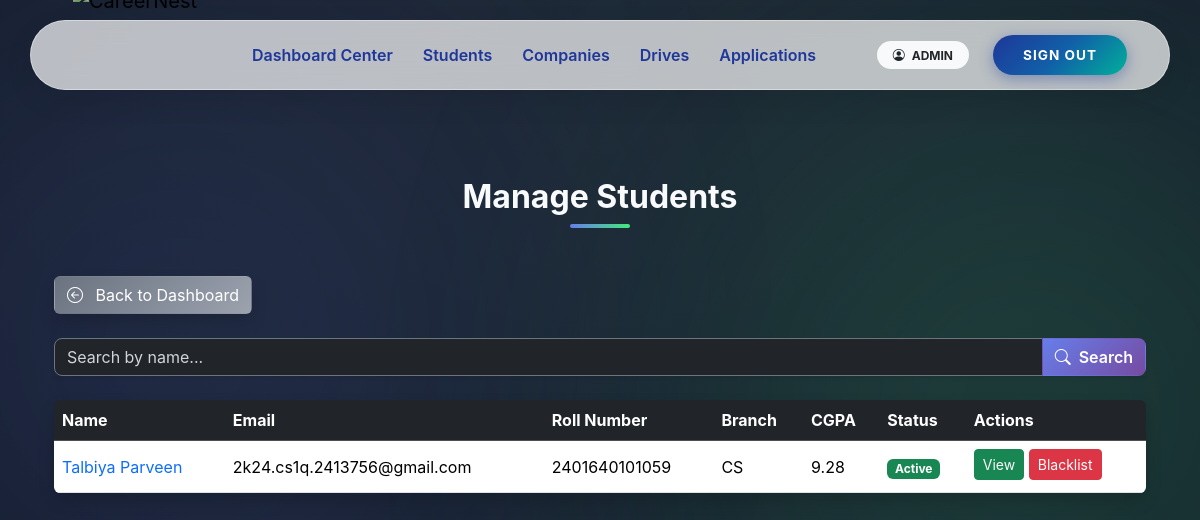
The page /admin/students (signed in) on the database as committed earlier.
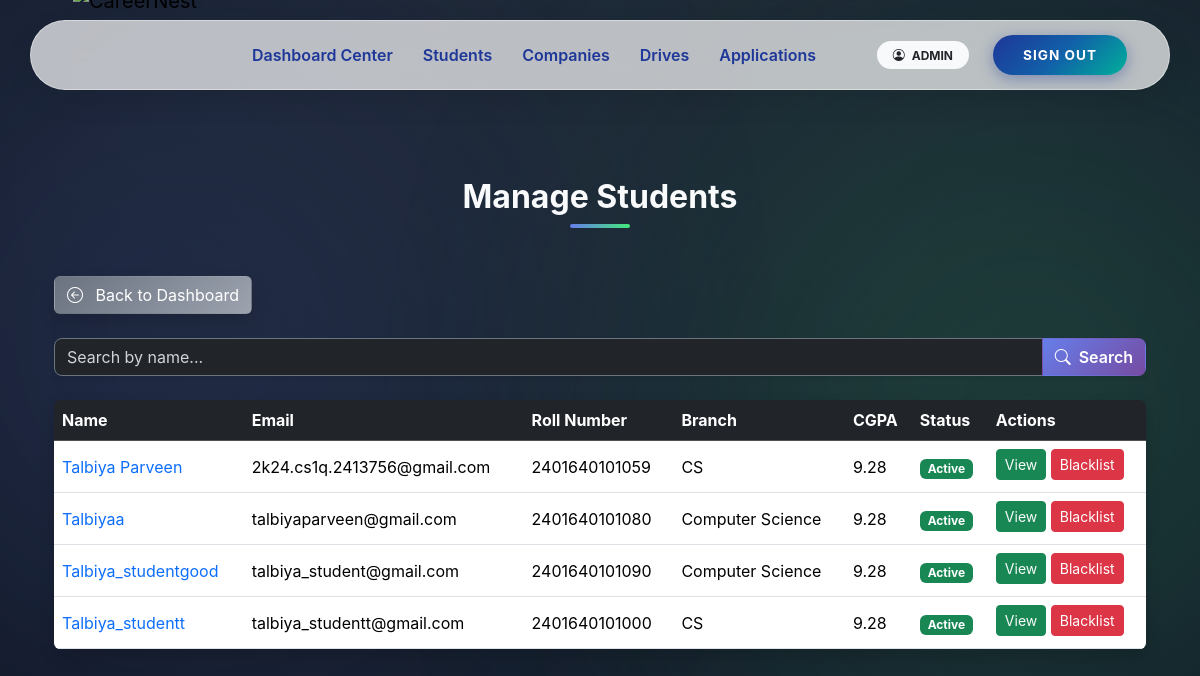
The same page on the database as committed later.
### app/models.py (models this page shows, shortened)
class User(UserMixin, db.Model):
    __tablename__ = "users"
    user_id = db.Column(db.Integer, primary_key=True)
    email = db.Column(db.String(120), unique=True, nullable=False)
    password_hash = db.Column(db.String(255), nullable=False)
    role = db.Column(db.String(20), nullable=False)
    is_active = db.Column(db.Boolean, default=True)
    is_approved = db.Column(db.Boolean, default=False)
    is_blacklisted = db.Column(db.Boolean, default=False)
    created_at = db.Column(db.DateTime, default=datetime.utcnow)
    student = db.relationship(
        "Student",
        back_populates="user",
        uselist=False,
        cascade="all, delete-orphan"
    )
    company = db.relationship(
        "Company",
        back_populates="user",
        uselist=False,
        cascade="all, delete-orphan"
    )
    admin = db.relationship(
        "Admin",
        back_populates="user",
        uselist=False,
        cascade="all, delete-orphan"
    )

class Student(db.Model):
    __tablename__ = "students"
    user_id = db.Column(
        db.Integer,
        db.ForeignKey("users.user_id", ondelete="CASCADE"),
        primary_key=True
    )
    full_name = db.Column(db.String(100), nullable=False)
    roll_number = db.Column(db.String(50), unique=True, nullable=False, index=True)
    graduation_year = db.Column(db.Integer, nullable=False)
    cgpa = db.Column(db.Float)
    tenth_marks = db.Column(db.Float)
    twelfth_marks = db.Column(db.Float)
    dob = db.Column(db.Date)
    year = db.Column(db.Integer)
    resume_filename = db.Column(db.String(200))
    phone = db.Column(db.String(20))
    address = db.Column(db.Text)
    skills = db.Column(db.Text)
    course = db.Column(db.String(100))
    branch = db.Column(db.String(100))
    created_at = db.Column(db.DateTime, default=datetime.utcnow)
    user = db.relationship("User", back_populates="student")
    applications = db.relationship(
        "Application",
        back_populates="student",
        cascade="all, delete-orphan"
    )

### app/admin/routes.py (the view)
@admin_bp.route('/students')
@login_required
@role_required('admin')
def students():
    q = request.args.get('q', '').strip()
    query = User.query.filter_by(role='student').join(Student)
    if q:
        query = query.filter(Student.full_name.ilike(f'%{q}%'))
    students = query.all()
    return render_template('admin/students.html', students=students, q=q)

### app/utils.py (called while the page is built)
def role_required(required_role):
    def decorator(f):
        @wraps(f)
        def decorated_function(*args, **kwargs):
            if not current_user.is_authenticated:
                abort(401)
            if current_user.role != required_role:
                abort(403)
            if required_role in ["student", "company"] and not current_user.is_approved:
                abort(403)
            if current_user.is_blacklisted:
                abort(403)
            return f(*args, **kwargs)
        return decorated_function
    return decorator

### app/templates/admin/students.html (shortened to what this page needs)
{% extends 'base.html' %}
{% block content %}
<div class="dashboard-bg">
  <div class="container position-relative">
    <h2 class="section-heading text-center mb-5">Manage Students</h2>
    <a href="{{ url_for('admin.dashboard') }}" class="btn btn-gradient-secondary mb-4 shadow hover-glow text-white">
      <i class="bi bi-arrow-left-circle me-2"></i> Back to Dashboard
    </a>
    <form method="GET" class="mb-4">
      <div class="input-group shadow-sm">
        <input type="text" name="q" class="form-control bg-dark text-white border border-secondary" placeholder="Search by name..." value="{{ q }}">
        <button class="btn btn-gradient-primary text-white" type="submit"><i class="bi bi-search me-1"></i> Search</button>
      </div>
    </form>
    {% if students %}
    <div class="table-responsive shadow rounded">
      <table class="table table-hover align-middle mb-0 text-white">
        <thead class="table-dark">
          <tr>
            <th>Name</th>
            <th>Email</th>
            <th>Roll Number</th>
            <th>Branch</th>
            <th>CGPA</th>
            <th>Status</th>
            <th>Actions</th>
          </tr>
        </thead>
        <tbody>
          {% for user in students %}
          <tr class="align-middle">
            <td>
              <a href="{{ url_for('admin.student_detail', user_id=user.user_id) }}" class="text-primary text-decoration-none">
                {{ user.student.full_name if user.student else 'N/A' }}
              </a>
            </td>
            <td>{{ user.email }}</td>
            <td>{{ user.student.roll_number if user.student else 'N/A' }}</td>
            <td>{{ user.student.branch if user.student else 'N/A' }}</td>
            <td>{{ user.student.cgpa if user.student else 'N/A' }}</td>
            <td>
              {% if user.is_blacklisted %}
              <span class="badge bg-danger">Blacklisted</span>
              {% else %}
              <span class="badge bg-success">Active</span>
              {% endif %}
            </td>
            <td>
              <a href="{{ url_for('admin.student_detail', user_id=user.user_id) }}" class="btn btn-success btn-sm mb-1">View</a>
              <form action="{{ url_for('admin.blacklist_student', user_id=user.user_id) }}" method="POST" style="display:inline;">
                {% if user.is_blacklisted %}
                <button type="submit" class="btn btn-success btn-sm mb-1">Unblacklist</button>
                {% else %}
                <button type="submit" class="btn btn-danger btn-sm mb-1">Blacklist</button>
                {% endif %}
              </form>
            </td>
          </tr>
          {% endfor %}
        </tbody>
      </table>
    </div>
    {% else %}
    <div class="alert alert-info shadow rounded">No students found.</div>
    {% endif %}
  </div>
</div>
{% endblock %}

Rows that differ between the two databases and show on the page:
added User: student "Talbiyaa", email "talbiyaparveen@gmail.com", student "2401640101080", student "Computer Science", student "9.28", is_blacklisted "Active"
added User: student "Talbiya_studentgood", email "talbiya_student@gmail.com", student "2401640101090", student "Computer Science", student "9.28", is_blacklisted "Active"
added User: student "Talbiya_studentt", email "talbiya_studentt@gmail.com", student "2401640101000", student "CS", student "9.28", is_blacklisted "Active"
